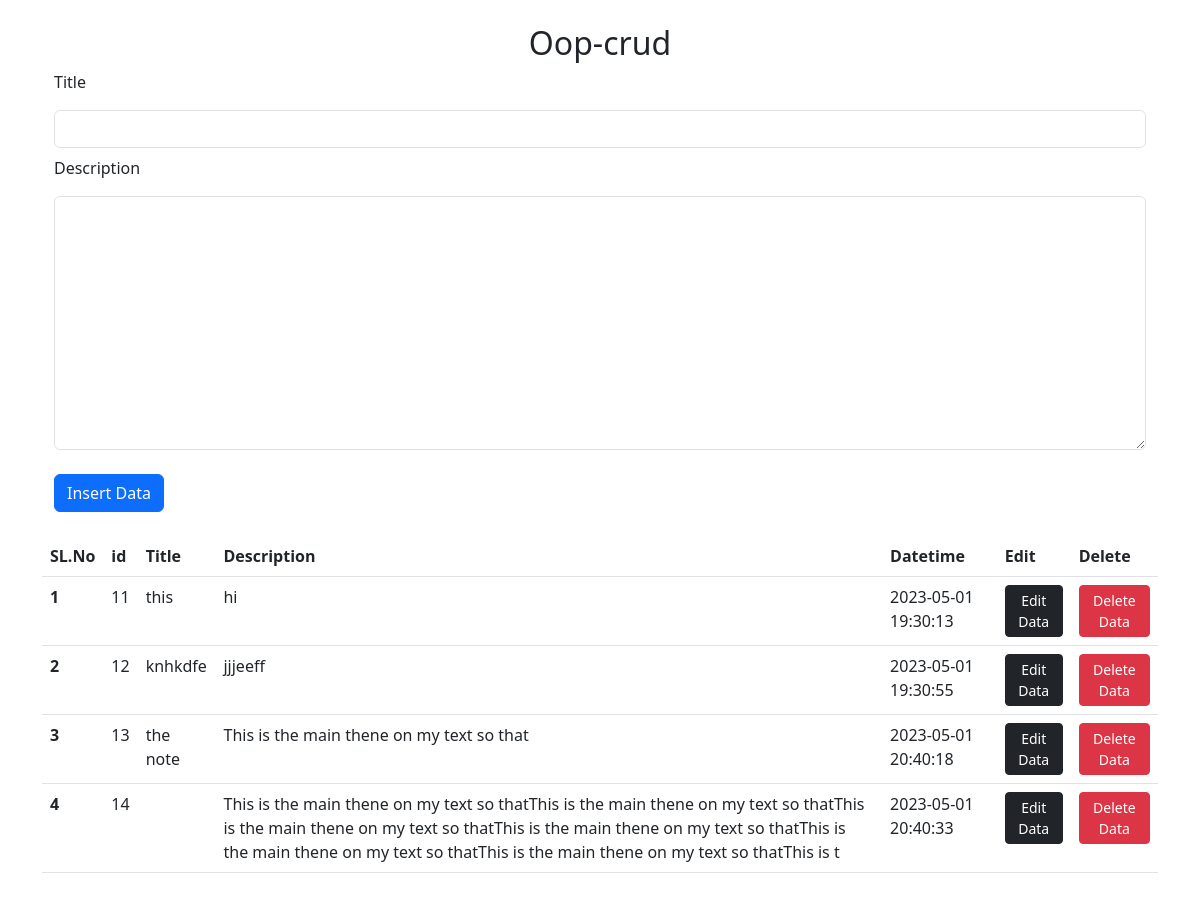
The page / on the database its author committed.
### tables this page shows
CREATE TABLE `data` (
  `id` int(11) NOT NULL,
  `title` varchar(255) NOT NULL,
  `description` varchar(255) NOT NULL,
  `datetime` datetime NOT NULL DEFAULT current_timestamp()
);

### inc/sql.php (the view, shortened to what this page needs)
<?php
class sql extends Database{
    function write_sql($sql_query){
$connect = $this->connection();
$result = $connect->query($sql_query);
return $result;
    }
    function show_data($sql_query){
        $result = $this->write_sql($sql_query);
        $num_rows = $result->num_rows;
        if($num_rows > 0){
echo '
<table class="table  custom-default-box-bg-color mb-4 ">
      <thead>
        <tr>
          <th scope="col">SL.No</th>
          <th scope="col">id</th>
          <th scope="col">Title</th>
          <th scope="col">Description</th>
          <th scope="col">Datetime</th>
          <th scope="col">Edit</th>
          <th scope="col">Delete</th>
        </tr>
      </thead>
      <tbody>';
$no = 1;
            while($row = $result->fetch_assoc()){
                $id = $row['id'];
echo '
<tr class="hover-table">
        <th scope="row">'.$no++ . '</th>
        <td>'.$row['id'].'</td>
        <td>'.$row['title'].'</td>
        <td>'.$row['description'].'</td>
        <td>'.$row['datetime'].'</td>
        <td><a href="edit_data.php?id='.$id.'"> <button type="submit" class="btn btn-dark btn-sm">Edit Data</button></a></td>
        <td><a href="delete_data.php?id='.$id.'"> <button type="submit" class="btn btn-danger btn-sm">Delete Data</button></a></td>
      </tr>
';
            }
            echo '
            </tbody>
    </table>
            ';
        }else{
            echo '<div class= "text-center mt-4">No data available</div>';
        }
    }
}
?>

### inc/_header.php (shortened to what this page needs)
<!DOCTYPE html>
<html lang="en">
<head>
    <link rel="stylesheet" href="css/all.min.css">
    <link rel="stylesheet" href="css/bootstrap.min.css">
    <link rel="stylesheet" href="css/style.css">
</head>
<body>

### index.php (shortened to what this page needs)
<?php
require "inc/_header.php";
require "inc/sql.php";
?>
    <main>
<div class="container">
<div class="container mt-4 mb-4">
    <div class="container text-center">
       <h2>Oop-crud</h2>
    </div>
<form action="" method="post">
    <label for="title" class="form-label">Title</label>
    <input type="text" name="title" id="title" class="form-control mt-2 mb-2">
    <label for="desc" class="form-label">Description</label>
    <textarea name="desc" id="desc" cols="30" rows="10" class="form-control mt-2 mb-4"></textarea>
    <button type="submit" class="btn btn-primary" name="submit">Insert Data</button>
</form>
</div>
<?php
$sql = new sql;
$sql->show_data("SELECT * FROM `data`");
?>
</div>
    </main>
<?php
require "inc/_footer.php";
?>

### inc/_footer.php (shortened to what this page needs)
</body>
</html>

### rows shown on the page
data: id "11", title "this", description "hi", datetime "2023-05-01 19:30:13"
data: id "12", title "knhkdfe", description "jjjeeff", datetime "2023-05-01 19:30:55"
data: id "13", title "the note", description "This is the main thene on my text so that", datetime "2023-05-01 20:40:18"
data: id "14", description "This is the main thene on my text so thatThis is the main thene on my text so thatThis is the main thene on my text so thatThis is the main thene on my text so thatThis is the main thene on my text so thatThis is the main thene on my text so thatThis is t", datetime "2023-05-01 20:40:33"
